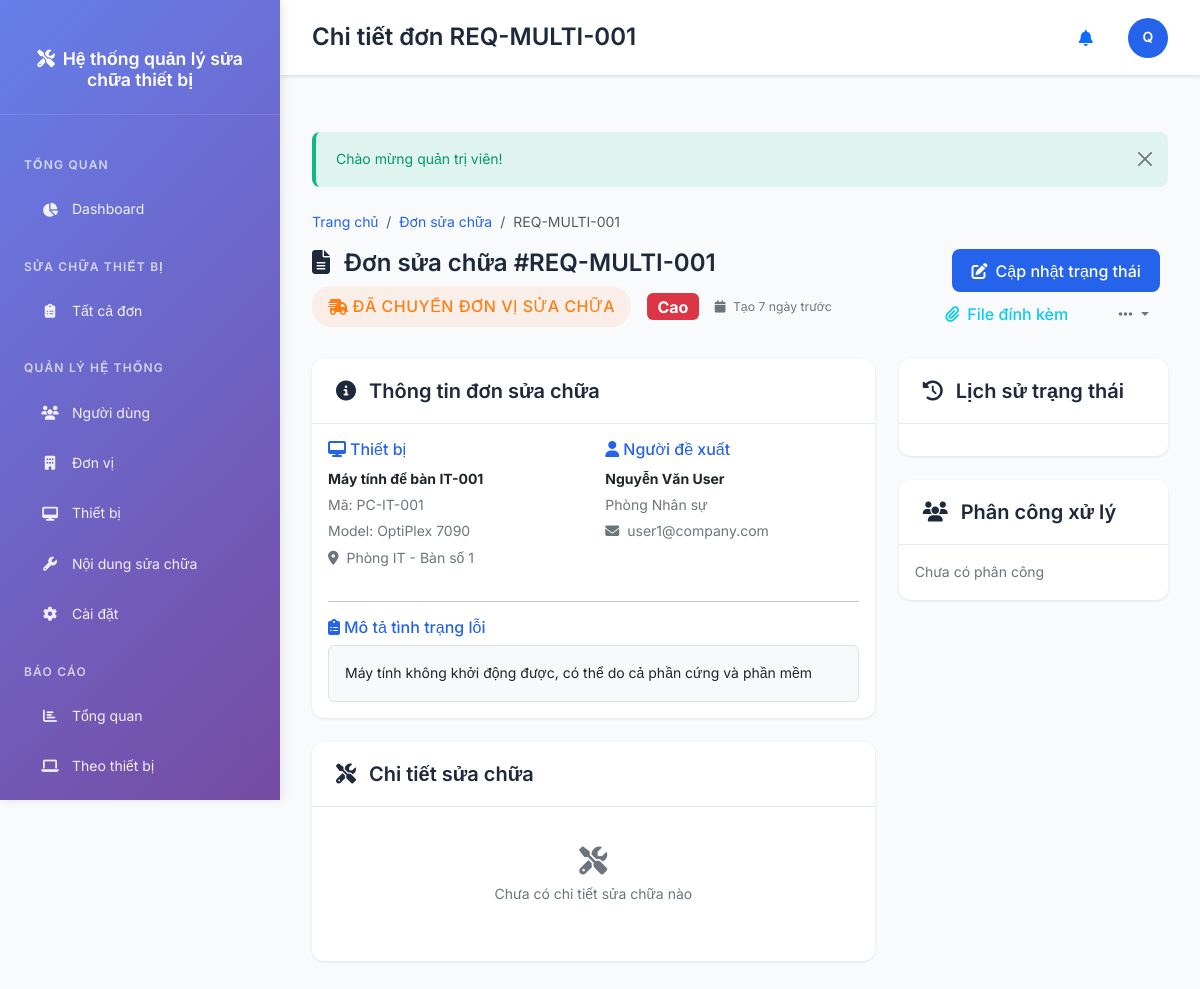
Screenshot of /repairs/view.php?code=REQ-MULTI-001 (signed in) with the database file from the repository.
### tables this page shows
CREATE TABLE repair_requests (
    id INT AUTO_INCREMENT PRIMARY KEY,
    request_code VARCHAR(30) NOT NULL UNIQUE,
    equipment_id INT NOT NULL,
    requester_id INT NOT NULL,
    problem_description TEXT NOT NULL,
    urgency_level ENUM('low', 'medium', 'high', 'critical') DEFAULT 'medium',
    images TEXT,  
    videos TEXT,  
    current_status_id INT NOT NULL,
    assigned_logistics_id INT,
    assigned_clerk_id INT,
    assigned_technician_id INT,
    estimated_completion DATE,
    actual_completion DATETIME,
    total_cost DECIMAL(15,2) DEFAULT 0,
    logistics_received_at TIMESTAMP NULL COMMENT 'Thời gian giao liên nhận đề xuất',
    logistics_handover_at TIMESTAMP NULL COMMENT 'Thời gian giao liên bàn giao cho văn thư',
    created_at TIMESTAMP DEFAULT CURRENT_TIMESTAMP,
    updated_at TIMESTAMP DEFAULT CURRENT_TIMESTAMP ON UPDATE CURRENT_TIMESTAMP,
    FOREIGN KEY (equipment_id) REFERENCES equipments(id) ON DELETE RESTRICT,
    FOREIGN KEY (requester_id) REFERENCES users(id) ON DELETE RESTRICT,
    FOREIGN KEY (current_status_id) REFERENCES repair_statuses(id) ON DELETE RESTRICT,
    FOREIGN KEY (assigned_logistics_id) REFERENCES users(id) ON DELETE SET NULL,
    FOREIGN KEY (assigned_clerk_id) REFERENCES users(id) ON DELETE SET NULL,
    FOREIGN KEY (assigned_technician_id) REFERENCES users(id) ON DELETE SET NULL
);

CREATE TABLE users (
    id INT AUTO_INCREMENT PRIMARY KEY,
    username VARCHAR(50) NOT NULL UNIQUE,
    password VARCHAR(255) NOT NULL,
    full_name VARCHAR(100) NOT NULL,
    email VARCHAR(100),
    phone VARCHAR(20),
    department_id INT,
    role_id INT NOT NULL,
    avatar VARCHAR(255),
    status ENUM('active', 'inactive') DEFAULT 'active',
    last_login TIMESTAMP NULL,
    created_at TIMESTAMP DEFAULT CURRENT_TIMESTAMP,
    updated_at TIMESTAMP DEFAULT CURRENT_TIMESTAMP ON UPDATE CURRENT_TIMESTAMP,
    FOREIGN KEY (department_id) REFERENCES departments(id) ON DELETE SET NULL,
    FOREIGN KEY (role_id) REFERENCES roles(id) ON DELETE RESTRICT
);

CREATE TABLE repair_statuses (
    id INT AUTO_INCREMENT PRIMARY KEY,
    code VARCHAR(30) NOT NULL UNIQUE,
    name VARCHAR(100) NOT NULL,
    step_order INT NOT NULL,
    color VARCHAR(20) DEFAULT '#007bff',
    icon VARCHAR(50) DEFAULT 'fas fa-circle',
    description TEXT,
    created_at TIMESTAMP DEFAULT CURRENT_TIMESTAMP
);

CREATE TABLE equipments (
    id INT AUTO_INCREMENT PRIMARY KEY,
    code VARCHAR(50) NOT NULL UNIQUE,
    name VARCHAR(200) NOT NULL,
    model VARCHAR(100),
    brand VARCHAR(100),
    type_id INT,
    department_id INT,
    location VARCHAR(200),
    purchase_date DATE,
    warranty_date DATE,
    purchase_price DECIMAL(15,2),
    specifications TEXT,
    image VARCHAR(255),
    status ENUM('active', 'maintenance', 'damaged', 'disposed') DEFAULT 'active',
    description TEXT,
    created_at TIMESTAMP DEFAULT CURRENT_TIMESTAMP,
    updated_at TIMESTAMP DEFAULT CURRENT_TIMESTAMP ON UPDATE CURRENT_TIMESTAMP,
    FOREIGN KEY (type_id) REFERENCES equipment_types(id) ON DELETE SET NULL,
    FOREIGN KEY (department_id) REFERENCES departments(id) ON DELETE SET NULL
);

CREATE TABLE departments (
    id INT AUTO_INCREMENT PRIMARY KEY,
    code VARCHAR(20) NOT NULL UNIQUE,
    name VARCHAR(200) NOT NULL,
    address TEXT,
    phone VARCHAR(20),
    email VARCHAR(100),
    manager_name VARCHAR(100),
    status ENUM('active', 'inactive') DEFAULT 'active',
    created_at TIMESTAMP DEFAULT CURRENT_TIMESTAMP,
    updated_at TIMESTAMP DEFAULT CURRENT_TIMESTAMP ON UPDATE CURRENT_TIMESTAMP
);

### repairs/view.php (the view, shortened to what the rows shown need)
<?php
require_once __DIR__ . '/../config/config.php';
$controller = new RepairController();
$data = $controller->view();
$request = $data['request'];
$title = 'Chi tiết đơn ' . $request['request_code'];
$attachmentSummary = get_request_attachments_summary($request['id']);
?>
<div class="row mb-4">
    <div class="col-md-8">
        <h2 class="page-title mb-2">
            <i class="fas fa-file-alt me-2"></i>
            Đơn sửa chữa #<?= e($request['request_code']) ?>
        </h2>
        <div class="d-flex align-items-center gap-3">
            <span class="status-badge fs-6" style="background-color: <?= e($request['status_color']) ?>15; color: <?= e($request['status_color']) ?>;">
                <i class="<?= e($request['status_icon']) ?> me-1"></i>
                <?= format_status_display(e($request['status_name'])) ?>
            </span>
            <?php
            $urgencyClass = [
                'low' => 'success',
                'medium' => 'warning',
                'high' => 'danger',
                'critical' => 'dark'
            ][$request['urgency_level']] ?? 'secondary';
            $urgencyText = [
                'low' => 'Thấp',
                'medium' => 'Trung bình',
                'high' => 'Cao',
                'critical' => 'Khẩn cấp'
            ][$request['urgency_level']] ?? 'Không xác định';
            ?>
            <span class="badge bg-<?= $urgencyClass ?> fs-6"><?= $urgencyText ?></span>
            <small class="text-muted">
                <i class="fas fa-calendar me-1"></i>
                Tạo <?= time_ago($request['created_at']) ?>
            </small>
        </div>
    </div>
</div>
<div class="row">
    <div class="col-lg-8">
        <div class="card mb-4">
            <div class="card-body">
                <div class="row">
                    <div class="col-md-6">
                        <h6 class="text-primary mb-2">
                            <i class="fas fa-desktop me-1"></i>Thiết bị
                        </h6>
                        <p class="mb-1"><strong><?= e($request['equipment_name']) ?></strong></p>
                        <p class="text-muted mb-1">Mã: <?= e($request['equipment_code']) ?></p>
                        <?php if ($request['equipment_model']): ?>
                            <p class="text-muted mb-1">Model: <?= e($request['equipment_model']) ?></p>
                        <?php endif; ?>
                        <?php if ($request['equipment_location']): ?>
                            <p class="text-muted mb-3">
                                <i class="fas fa-map-marker-alt me-1"></i>
                                <?= e($request['equipment_location']) ?>
                            </p>
                        <?php endif; ?>
                    </div>
                    <div class="col-md-6">
                        <h6 class="text-primary mb-2">
                            <i class="fas fa-user me-1"></i>Người đề xuất
                        </h6>
                        <p class="mb-1"><strong><?= e($request['requester_name']) ?></strong></p>
                        <p class="text-muted mb-1"><?= e($request['department_name']) ?></p>
                        <?php if ($request['requester_email']): ?>
                            <p class="text-muted mb-3">
                                <i class="fas fa-envelope me-1"></i>
                                <?= e($request['requester_email']) ?>
                            </p>
                        <?php endif; ?>
                    </div>
                </div>
                <hr>
                <h6 class="text-primary mb-2">
                    <i class="fas fa-clipboard-list me-1"></i>Mô tả tình trạng lỗi
                </h6>
                <div class="border rounded p-3 bg-light">
                    <?= nl2br(e($request['problem_description'])) ?>
                </div>
            </div>
        </div>
    </div>
</div>
<?php
$content = ob_get_clean();
include '../layouts/app.php';
?>

### layouts/app.php (shortened to what the rows shown need)
<!DOCTYPE html>
<html lang="vi">
<head>
    <link href="https://cdn.jsdelivr.net/npm/bootstrap@5.3.0/dist/css/bootstrap.min.css" rel="stylesheet">
    <link href="https://cdnjs.cloudflare.com/ajax/libs/font-awesome/6.4.0/css/all.min.css" rel="stylesheet">
    <link href="<?= url('assets/css/style.css') ?>" rel="stylesheet">
</head>
<body>
    <?php
    $user = current_user();
    $current_page = basename($_SERVER['PHP_SELF'], '.php');
    ?>
            <?php if (has_any_role(['admin', 'clerk'])): ?>
            <div class="nav-section">
                <div class="nav-section-title">Báo cáo</div>
                <a href="<?= url('reports/overview.php') ?>" class="nav-link <?= $current_page === 'overview' ? 'active' : '' ?>">
                    <i class="fas fa-chart-bar"></i>
                    Tổng quan
                </a>
                <a href="<?= url('reports/equipment.php') ?>" class="nav-link <?= $current_page === 'equipment' && strpos($_SERVER['REQUEST_URI'], 'reports') ? 'active' : '' ?>">
                    <i class="fas fa-laptop"></i>
                    Theo thiết bị
                </a>
                <a href="<?= url('reports/department.php') ?>" class="nav-link <?= $current_page === 'department' ? 'active' : '' ?>">
                    <i class="fas fa-building"></i>
                    Theo đơn vị
                </a>
            </div>
            <?php endif; ?>
    <div class="main-content">
        <header class="main-header">
            <div class="header-content">
                <div>
                    <h1 class="page-title"><?= e($title ?? 'Dashboard') ?></h1>
                </div>
                <div class="user-menu">
                    <div class="dropdown">
                        <a href="#" class="user-avatar" data-bs-toggle="dropdown">
                            <?php if ($user && $user['avatar']): ?>
                                <img src="<?= upload_url('avatars/' . $user['avatar']) ?>" alt="Avatar" style="width: 100%; height: 100%; object-fit: cover; border-radius: 50%;">
                            <?php else: ?>
                                <?= $user ? strtoupper(substr($user['full_name'], 0, 1)) : 'U' ?>
                            <?php endif; ?>
                        </a>
                    </div>
                </div>
            </div>
        </header>
        <main class="content-area">
            <?php if (isset($content)): ?>
                <?= $content ?>
            <?php endif; ?>
        </main>
    </div>
</body>
</html>

### rows the page displays
repair_requests: request_code "Chi tiết đơn REQ-MULTI-001", request_code "REQ-MULTI-001", current_status.name "ĐÃ CHUYỂN ĐƠN VỊ SỬA CHỮA", urgency_level "Cao", created_at "7 ngày trước", equipment.name "Máy tính để bàn IT-001", equipment.code "PC-IT-001", equipment.model "OptiPlex 7090", equipment.location "Phòng IT - Bàn số 1", requester.full_name "Nguyễn Văn User", departments.name "Phòng Nhân sự", requester.email "user1@company.com", problem_description "Máy tính không khởi động được, có thể do cả phần cứng và phần mềm"
users: full_name "Q"

### other values shown
APP_NAME "Hệ thống quản lý sửa chữa thiết bị"
$message['message'] "Chào mừng quản trị viên!"
$item['title'] "Trang chủ"
$item['title'] "Đơn sửa chữa"
$item['title'] "REQ-MULTI-001"
